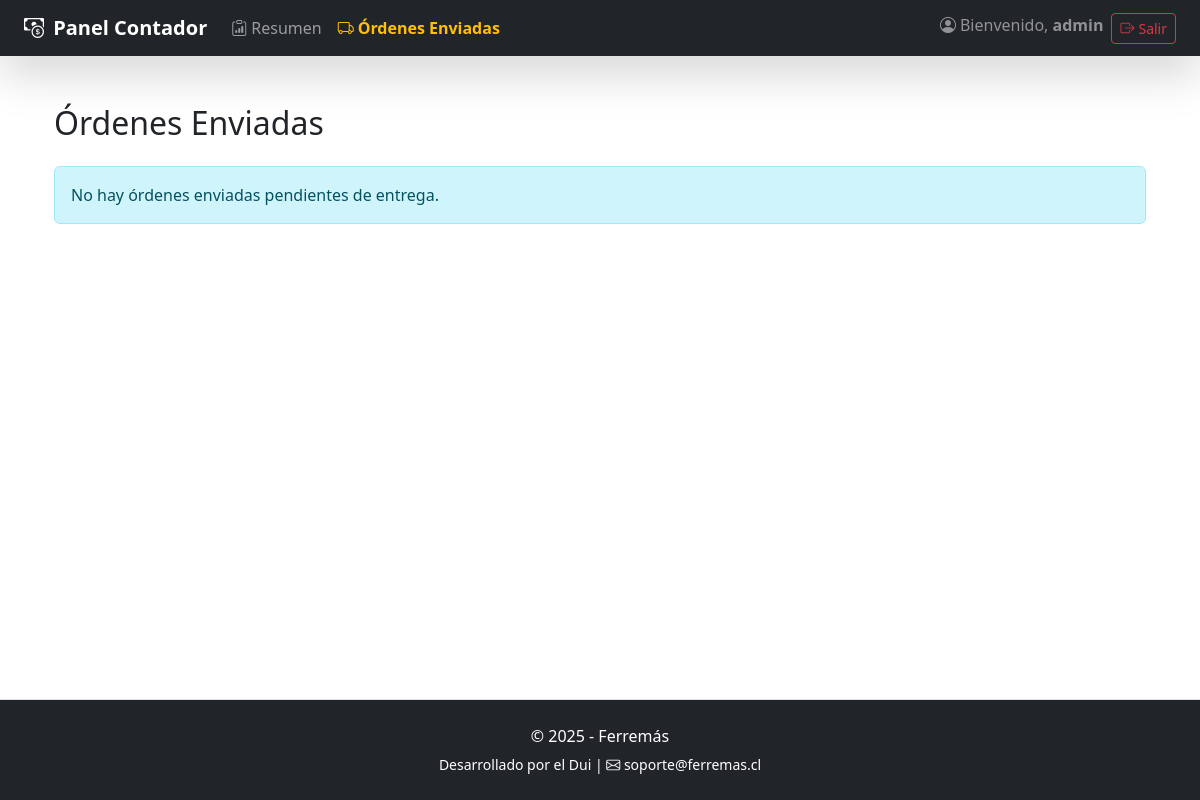
The page /contadorapp/ordenes_enviadas/ (signed in) on the database as committed earlier.
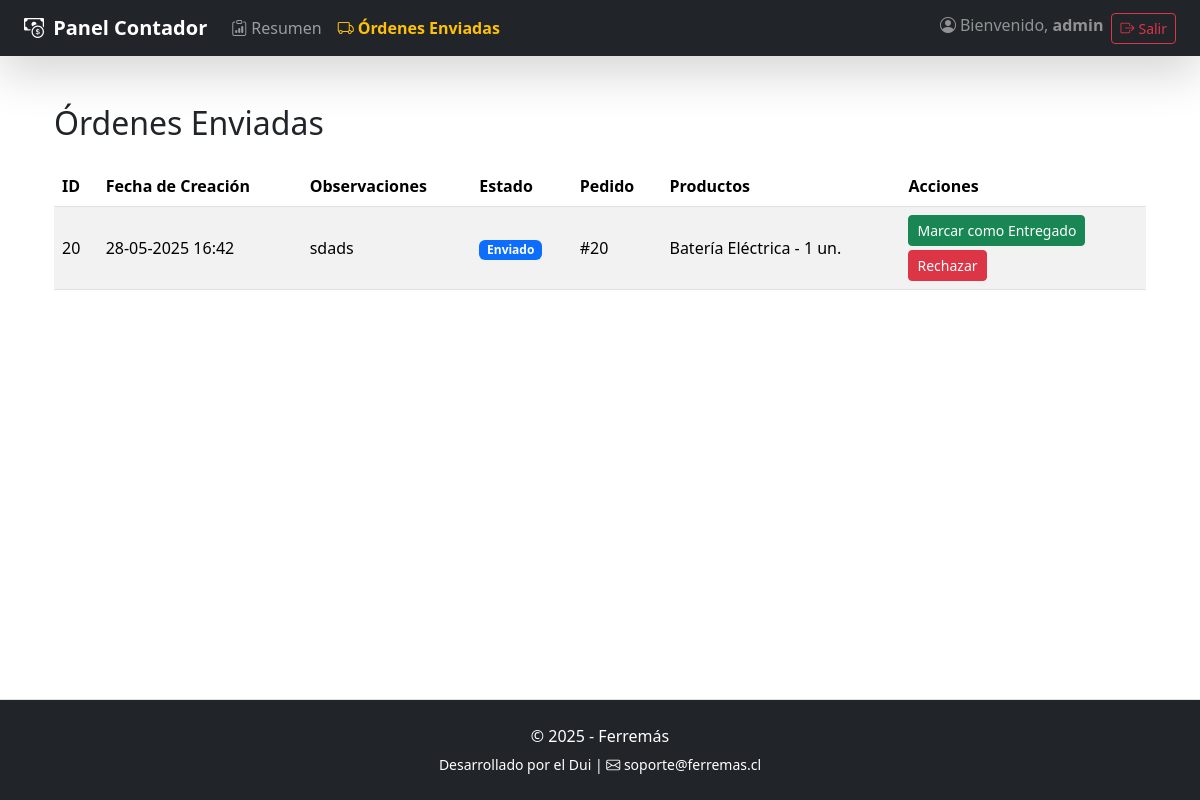
The same page on the database as committed later.
### tienda/models.py (models this page shows, shortened)
class OrdenDespacho(models.Model):
    pedido = models.OneToOneField(Pedido, on_delete=models.CASCADE, related_name='orden_despacho')
    fecha_creacion = models.DateTimeField(auto_now_add=True)
    observaciones = models.TextField(blank=True, null=True)
    motivo_rechazo = models.TextField(blank=True, null=True)
    estado = models.CharField(max_length=20, choices=[
        ('pendiente', 'Pendiente'),
        ('preparando', 'Preparando'),
        ('listo', 'Listo para entregar'),
        ('enviado', 'Enviado'),
        ('entregado', 'Entregado'),
    ], default='pendiente')

class Pedido(models.Model):
    ESTADOS = [
        ('pendiente', 'Pendiente'),
        ('aprobado', 'Aprobado'),
        ('rechazado', 'Rechazado'),
        ('en_preparacion', 'En preparación'),
        ('enviado', 'Enviado'),
        ('en_tienda', 'En tienda'),
        ('entregado', 'Entregado'),
        ('finalizado', 'Finalizado'),
    ]
    usuario = models.ForeignKey(User, on_delete=models.SET_NULL, null=True, blank=True)
    fecha_creacion = models.DateTimeField(auto_now_add=True)
    estado = models.CharField(max_length=20, choices=ESTADOS, default='pendiente')
    datos_compra = models.OneToOneField('DatosCompra', on_delete=models.CASCADE, null=True, blank=True)

class ItemPedido(models.Model):
    pedido = models.ForeignKey(Pedido, on_delete=models.CASCADE, related_name='items')
    producto = models.ForeignKey(Producto, on_delete=models.PROTECT)
    cantidad = models.PositiveIntegerField()
    precio_unitario = models.DecimalField(max_digits=10, decimal_places=2)  # Precio al momento de compra

class Producto(models.Model):
    CATEGORIAS = [
        ('herramientas', 'Herramientas'),
        ('herramientas_electricas', 'Herramientas Eléctricas'),
        ('herramientas_manuales', 'Herramientas Manuales'),
        ('materiales', 'Materiales'),
        ('accesorios', 'Accesorios'),
        ('pinturas', 'Pinturas'),
        ('electricidad', 'Electricidad'),
        ('inalambricas', 'Inalámbricas'),
        ('medicion', 'Medición'),
    ]
    nombre = models.CharField(max_length=255)
    descripcion = models.TextField()
    categoria = models.CharField(max_length=100, choices=CATEGORIAS)
    stock = models.IntegerField()
    imagen = models.ImageField(upload_to='static/productos/')
    activo = models.BooleanField(default=True)

### contadorapp/views.py (the view)
# urls.py: path('ordenes_enviadas/', views.ordenes_enviadas, name='ordenes_enviadas'),
@login_required
@user_passes_test(es_contador)
def ordenes_enviadas(request):
    ordenes = OrdenDespacho.objects.filter(estado='enviado')
    return render(request, 'contadorapp/ordenes_enviadas.html', {'ordenes': ordenes})

### tienda/context_processors.py (called while the page is built, shortened)
def carrito_context(request):
    carrito = request.session.get('carrito', {})
    items = []
    total = 0
    return {
        'carrito_items': items,
        'carrito_total': total
    }

### contadorapp/templates/contadorapp/ordenes_enviadas.html (shortened to what this page needs)
{% extends 'base_contador.html' %}
{% block content %}
<div class="container">
    <h2 class="my-4">Órdenes Enviadas</h2>
    {% if ordenes %}
    <div class="table-responsive">
        <table class="table table-striped align-middle">
            <thead>
                <tr>
                    <th>ID</th>
                    <th>Fecha de Creación</th>
                    <th>Observaciones</th>
                    <th>Estado</th>
                    <th>Pedido</th>
                    <th>Productos</th>
                    <th>Acciones</th>
                </tr>
            </thead>
            <tbody>
                {% for orden in ordenes %}
                <tr>
                    <td>{{ orden.id }}</td>
                    <td>{{ orden.fecha_creacion|date:"d-m-Y H:i" }}</td>
                    <td>{{ orden.observaciones|default:"-" }}</td>
                    <td><span class="badge bg-primary">Enviado</span></td>
                    <td>#{{ orden.pedido.id }}</td>
                    <td>
                        <ul class="list-unstyled mb-0">
                            {% for item in orden.pedido.items.all %}
                            <li>{{ item.producto.nombre }} - {{ item.cantidad }} un.</li>
                            {% endfor %}
                        </ul>
                    </td>
                    <td>
                        <form method="post" action="{% url 'marcar_entregado' orden.id %}">
                            <button class="btn btn-sm btn-success">Marcar como Entregado</button>
                        </form>
                        <form method="post" action="{% url 'rechazar_orden' orden.id %}" class="mt-1">
                            <button class="btn btn-sm btn-danger">Rechazar</button>
                        </form>
                    </td>
                </tr>
                {% endfor %}
            </tbody>
        </table>
    </div>
    {% else %}
    <div class="alert alert-info">No hay órdenes enviadas pendientes de entrega.</div>
    {% endif %}
</div>
{% endblock %}

Rows that differ between the two databases and show on the page:
added OrdenDespacho: id "20", fecha_creacion "28-05-2025 16:42", observaciones "sdads", pedido.id "20"
added ItemPedido: producto.nombre "Batería Eléctrica", cantidad "1"
Other text that changed with them:
text no longer shown: "No hay órdenes enviadas pendientes de entrega."
text now shown: "ID Fecha de Creación Observaciones Estado Pedido Productos Acciones"
